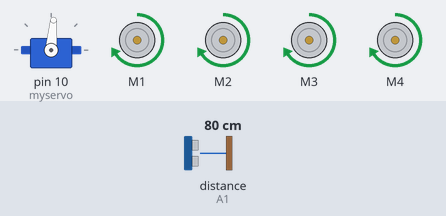
Bench run of a sketch on a simulated Arduino Uno, built with avr-gcc and run on an emulated ATmega328P. Parts: servo, 4 × DC motor (green arrow = forward, orange = backward, longer = faster). The test bench sets the inputs (shaded band); at power-on: distance to the obstacle (sensor on A1) 80 cm. The echo pulse lasts 58.3 µs per cm.

Above: at 2.0 s.
2.1 s: distance to the obstacle (sensor on A1) set to 40 cm
3.6 s: distance to the obstacle (sensor on A1) set to 31 cm
At 4.37 s:
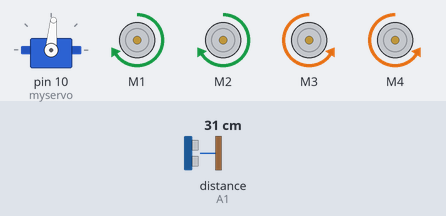
6.6 s: distance to the obstacle (sensor on A1) set to 60 cm
At 7.45 s:
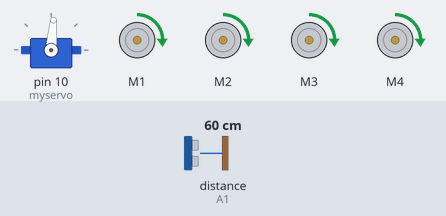
9.6 s: distance to the obstacle (sensor on A1) set to 2 cm
At 9.87 s:
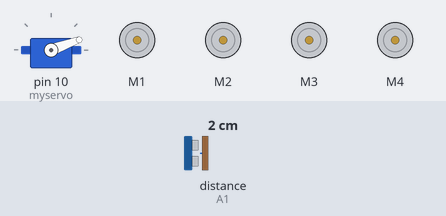
12.6 s: distance to the obstacle (sensor on A1) set to 120 cm
At 13.72 s:
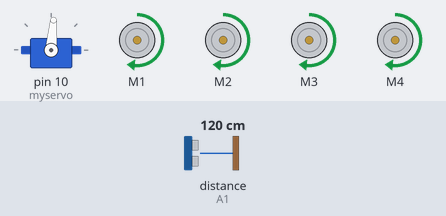
Timing chart, 0 to 15.6 s (numbered marks = the images above; inputs shaded):
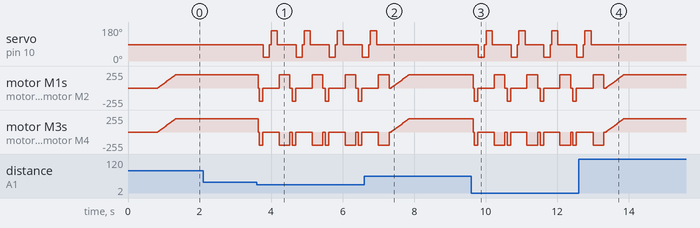

Measured:
- the behaviour switches between 36 and 35 cm on distance to the obstacle (sensor on A1) (found by bisection; images 0 and 1)
- after the input at 2.1 s, every drawn part: stays the same
- after the input at 3.6 s, servo on pin 10 (myservo): 85° → 20° after 0.18 s, then repeats every 0.92 s: 85° 0.05 s, 160° 0.17 s, 85° 0.53 s, 20° 0.17 s; motor M1: forward 198/255 → stopped at once, then repeats every 0.92 s: backward 198/255 0.10 s, stopped 0.46 s, forward 198/255 0.30 s, stopped 0.07 s
- after the input at 6.6 s, servo on pin 10 (myservo): goes on until 6.9 s, then stays 85°
- after the input at 9.6 s, servo on pin 10 (myservo): 85° → 20° after 0.19 s, then repeats every 0.92 s: 85° 0.05 s, 160° 0.17 s, 85° 0.53 s, 20° 0.17 s; motor M1: forward 198/255 → stopped after 0.06 s, then repeats every 0.92 s: backward 198/255 0.10 s, stopped 0.45 s, forward 198/255 0.30 s, stopped 0.07 s
- after the input at 12.6 s, servo on pin 10 (myservo): goes on until 13.0 s, then stays 85°

The sketch:

obscar.ino
```cpp
/* Sebelum Upload Anda memerlukan Beberapa Lib dibawah ini
  ----------------------------------------------------------------------------------
  AFMotor Library https://learn.adafruit.com/adafruit-motor-shield/library-install
  NewPing Library https://github.com/livetronic/Arduino-NewPing
  Servo Library https://github.com/arduino-libraries/Servo.git
  -----------------------------------------------------------------------------------
  Cara Install Library
  Sketch >> Include Library >> Add .ZIP Library >> Pilih .Zip dari file diatas
  -----------------------------------------------------------------------------------
*/

#include <AFMotor.h>
#include <NewPing.h>
#include <Servo.h>

#define TRIG_PIN A0
#define ECHO_PIN A1
#define MAX_jarak 150
#define MAX_SPEED 200 // Kecepatan Maksimum
#define MAX_SPEED_OFFSET 20

NewPing sonar(TRIG_PIN, ECHO_PIN, MAX_jarak);

AF_DCMotor motor1(1, MOTOR12_1KHZ);
AF_DCMotor motor2(2, MOTOR12_1KHZ);
AF_DCMotor motor3(3, MOTOR34_1KHZ);
AF_DCMotor motor4(4, MOTOR34_1KHZ);
Servo myservo;

boolean jalanmundur=false;
int jarak = 100;
int aturkecepatan = 0;

void setup() {

  myservo.attach(10);
  myservo.write(85);
  delay(500);
  jarak = bacaSensor();
  delay(50);
  jarak = bacaSensor();
  delay(50);
  jarak = bacaSensor();
  delay(50);
  jarak = bacaSensor();
  delay(50);
}

void loop() {
 int jarakR = 0;
 int jarakL =  0;
 delay(20);

 if(jarak<=35)
 {
  berhenti();
  delay(25);
  mundur();
  delay(100);
  berhenti();
  delay(10);
  jarakR = bacakanan();
  delay(50);
  jarakL = bacakiri();
  delay(50);

  if(jarakR>=jarakL)
  {
    bkanan();
    berhenti();
  }else
  {
    bkiri();
    berhenti();
  }
 }else
 {
  maju();
 }
 jarak = bacaSensor();
}

int bacakanan()
{
    myservo.write(20);
    delay(100);
    int jarak = bacaSensor();
    delay(50);
    myservo.write(85);
    return jarak;
}

int bacakiri()
{
    myservo.write(160);
    delay(100);
    int jarak = bacaSensor();
    delay(50);
    myservo.write(85);
    return jarak;
}

int bacaSensor() {
  delay(20);
  int cm = sonar.ping_cm();
  if(cm==0)
  {
    cm = 150;
  }
  return cm;
}

void berhenti() {
  motor1.run(RELEASE);
  motor2.run(RELEASE);
  motor3.run(RELEASE);
  motor4.run(RELEASE);
  }

void maju() {

 if(!jalanmundur)
  {
    jalanmundur=true;
    motor1.run(FORWARD);
    motor2.run(FORWARD);
    motor3.run(FORWARD);
    motor4.run(FORWARD);
   for (aturkecepatan = 0; aturkecepatan < MAX_SPEED; aturkecepatan +=2) // Merubah kecepatan secara perlahan
   {
    motor1.setSpeed(aturkecepatan);
    motor2.setSpeed(aturkecepatan);
    motor3.setSpeed(aturkecepatan);
    motor4.setSpeed(aturkecepatan);
    delay(5);
   }
  }
}

void mundur() {
    jalanmundur=false;
    motor1.run(BACKWARD);
    motor2.run(BACKWARD);
    motor3.run(BACKWARD);
    motor4.run(BACKWARD);

}

void bkanan() {
  motor1.run(FORWARD);
  motor2.run(FORWARD);
  motor3.run(BACKWARD);
  motor4.run(BACKWARD);
  delay(300);
  motor1.run(FORWARD);
  motor2.run(FORWARD);
  motor3.run(FORWARD);
  motor4.run(FORWARD);
}

void bkiri() {
  motor1.run(BACKWARD);
  motor2.run(BACKWARD);
  motor3.run(FORWARD);
  motor4.run(FORWARD);
  delay(300);
  motor1.run(FORWARD);
  motor2.run(FORWARD);
  motor3.run(FORWARD);
  motor4.run(FORWARD);
}
```
